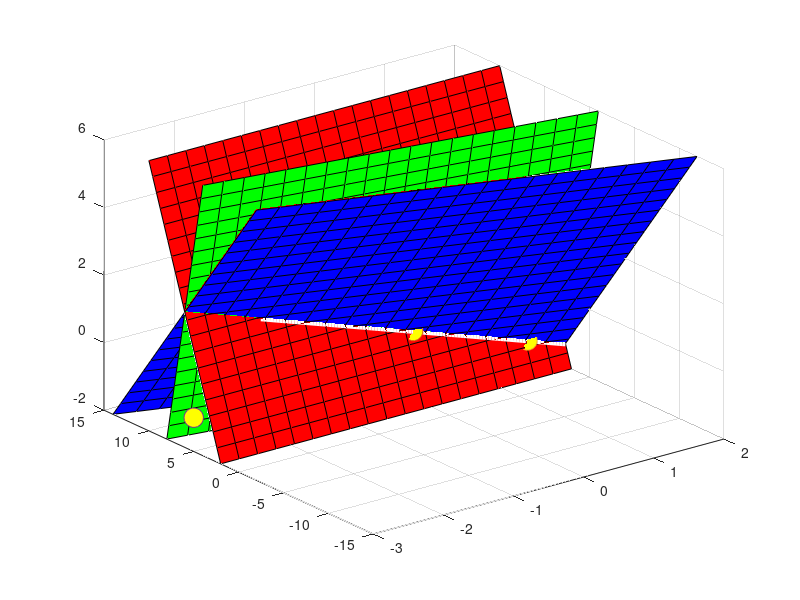

Source code (MATLAB):
clc
clear all 


% y- z = 4 
% 2x + y + 2z = 4
% 2x + 2y + z = 8



A = [0 1 -1 4; 2 1 2 4; 2 2 1 8];
rref(A)


x = linspace(-3,2,20);
z = linspace(-2,6,20);
[X,Z] = meshgrid(x,z);

Y =4+Z;

surf(X,Y,Z, 'FaceColor', 'red');

hold on

Y = 4-2*Z-2*X;

surf(X,Y,Z, 'FaceColor', 'blue');

Y = 4 - (1/2)*Z - X;

surf(X,Y,Z, 'FaceColor', 'green');

z = linspace(-4/3,4/3);
x = -3*z/2;
y = z+4;

plot3(x,y,z,'LineWidth',4,'Color','White')

hold off
rotate3d on


hold on

plot3(0,4,0,'Marker','o','MarkerSize',14,'MarkerFaceColor','yellow')
plot3(3/2,3,-1,'Marker','o','MarkerSize',14,'MarkerFaceColor','yellow')
plot3(-3,5,-1,'Marker','o','MarkerSize',14,'MarkerFaceColor','yellow')


hold off
